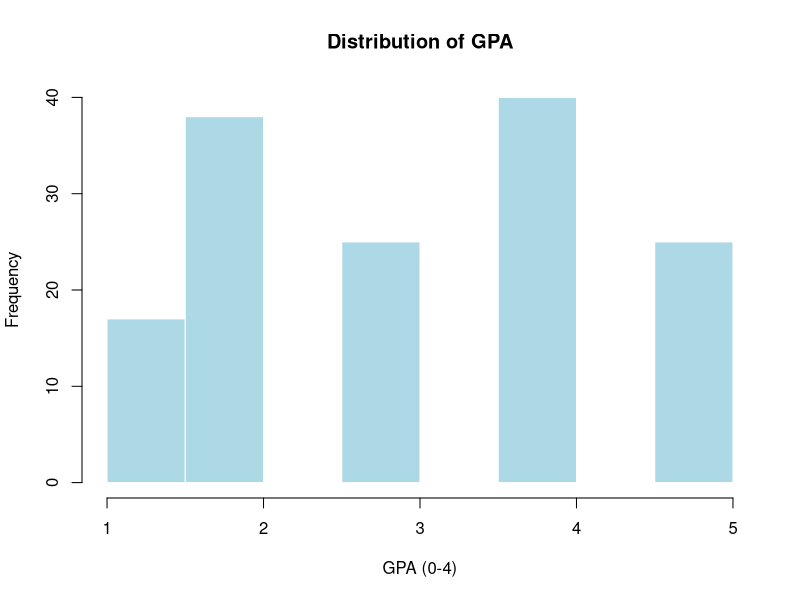
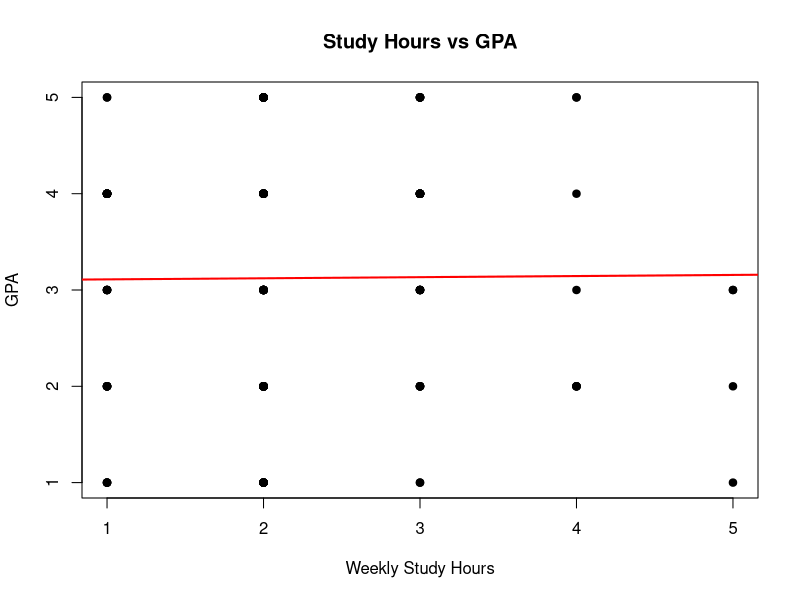
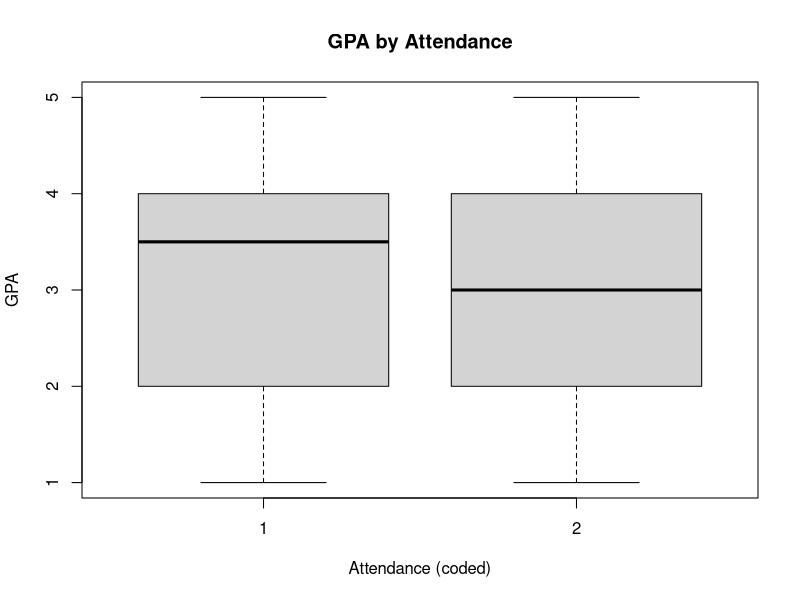
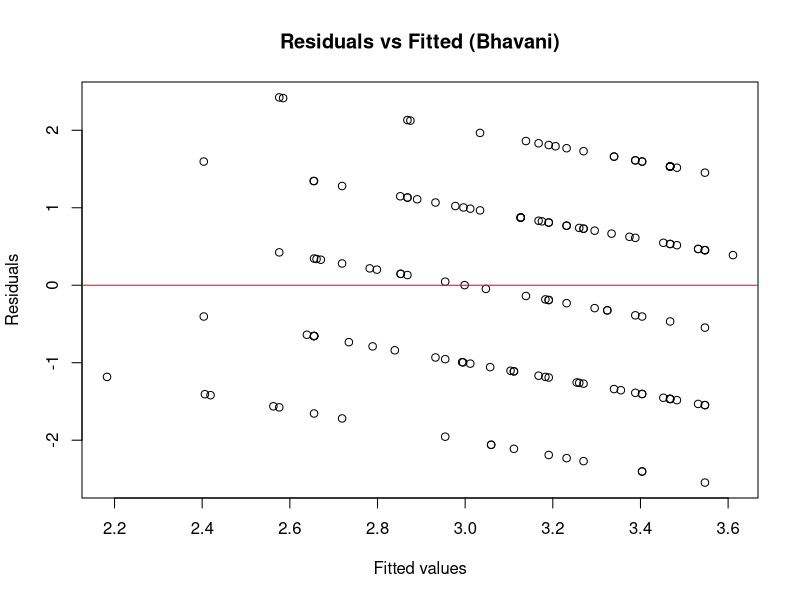

The R source for these figures, in order:
# =========================================
# (Bhavani) - FINAL merged Analysis.R
# Merge of: Pooji (cleaning), Zaheer (descriptives), Hafeez (effect sizes), Taslim (hypothesis testing)
# Follow-up: export git log, select top 3 commits, add Appendix B
# =========================================

# -----------------
# STEP 1: Load cleaned dataset & quick preview
# -----------------
# Purpose: load the final cleaned dataset produced by Pooji and confirm structure.
# Run -> produces: quick console preview

student_data <- read.csv("Final_Clean_Student_Data.csv", stringsAsFactors = FALSE)

# quick structure and head
str(student_data)
head(student_data)
cat("Rows:", nrow(student_data), "Cols:", ncol(student_data), "\n")


# -----------------
# STEP 2: Ensure consistent types & basic cleaning (convert appropriate columns to factors)
# -----------------
# Purpose: mirror Pooji's factor conversions to guarantee later steps run reproducibly.
# Run -> converts listed columns to factor (if present) and renames key columns.
factor_cols <- c(
  "Student.Age",
  "Sex",
  "Graduated.high.school.type",
  "Scholarship.type",
  "Additional.work",
  "Regular.artistic.or.sports.activity",
  "Do.you.have.a.partner",
  "Total.salary.if.available",
  "Transportation.to.the.university",
  "Accommodation.type.in.Cyprus",
  "Mother.s.education",
  "Father.s.education",
  "Parental.status",
  "Mother.s.occupation",
  "Father.s.occupation",
  "Reading.frequency",
  "Reading.frequency.1",
  "Attendance.to.the.seminars.conferences.related.to.the.department",
  "Impact.of.your.projects.activities.on.your.success",
  "Attendance.to.classes",
  "Preparation.to.midterm.exams.1",
  "Preparation.to.midterm.exams.2",
  "Taking.notes.in.classes",
  "Listening.in.classes",
  "Discussion.improves.my.interest.and.success.in.the.course",
  "Flip.classroom",
  "COURSE.ID"
)

for (v in factor_cols) {
  if (v %in% names(student_data)) {
    # only convert if not already a factor and not NA
    if (!is.factor(student_data[[v]])) {
      student_data[[v]] <- as.factor(student_data[[v]])
    }
  }
}

# Rename key columns for readability (same as Pooji)
if ("Weekly.study.hours" %in% names(student_data))
  names(student_data)[names(student_data) == "Weekly.study.hours"] <- "Study_Hours"

if ("Cumulative.grade.point.average.in.the.last.semester...4.00." %in% names(student_data))
  names(student_data)[names(student_data) == "Cumulative.grade.point.average.in.the.last.semester...4.00."] <- "GPA"

if ("Expected.Cumulative.grade.point.average.in.the.graduation...4.00." %in% names(student_data))
  names(student_data)[names(student_data) == "Expected.Cumulative.grade.point.average.in.the.graduation...4.00."] <- "Expected_GPA"

if ("GRADE" %in% names(student_data))
  names(student_data)[names(student_data) == "GRADE"] <- "Final_Grade"

# Save an intermediate cleaned file for the team (optional)
write.csv(student_data, "Final_Clean_Student_Data_v2.csv", row.names = FALSE)



# -----------------
# STEP 3: Descriptive Statistics 
# -----------------
# Purpose: numeric summaries, frequency tables, contingency tables, correlation, simple figures

# (create folders)
if (!dir.exists("report")) dir.create("report")
if (!dir.exists("report/tables")) dir.create("report/tables")
if (!dir.exists("report/figures")) dir.create("report/figures")

# Numeric columns chosen by Zaheer
numeric_cols <- c("Study_Hours", "GPA", "Expected_GPA", "Final_Grade", "Number.of.sisters.brothers")
numeric_cols <- numeric_cols[numeric_cols %in% names(student_data)]

# Summary and sd
if (length(numeric_cols) > 0) {
  numeric_summary <- data.frame(
    variable = numeric_cols,
    mean = sapply(student_data[numeric_cols], function(x) mean(as.numeric(x), na.rm = TRUE)),
    sd   = sapply(student_data[numeric_cols], function(x) sd(as.numeric(x), na.rm = TRUE)),
    median = sapply(student_data[numeric_cols], function(x) median(as.numeric(x), na.rm = TRUE)),
    IQR = sapply(student_data[numeric_cols], function(x) IQR(as.numeric(x), na.rm = TRUE)),
    min = sapply(student_data[numeric_cols], function(x) min(as.numeric(x), na.rm = TRUE)),
    max = sapply(student_data[numeric_cols], function(x) max(as.numeric(x), na.rm = TRUE)),
    n = sapply(student_data[numeric_cols], function(x) sum(!is.na(x))),
    stringsAsFactors = FALSE
  )
  numeric_summary[ , 2:7] <- round(numeric_summary[ , 2:7], 3)
  write.csv(numeric_summary, file = "report/tables/Bhavani_numeric_summary.csv", row.names = FALSE)
}

# Frequency tables for a shortlist of categorical vars (same list used by Zaheer)
cat_vars <- c("Sex", "Student.Age", "Scholarship.type", "Attendance.to.classes",
              "Taking.notes.in.classes", "Preparation.to.midterm.exams.1")
cat_vars <- cat_vars[cat_vars %in% names(student_data)]

for (v in cat_vars) {
  tab <- as.data.frame(table(student_data[[v]], useNA = "ifany"))
  names(tab) <- c(v, "count")
  tab$percent <- round(100 * tab$count / sum(tab$count), 1)
  write.csv(tab, file = paste0("report/tables/Bhavani_freq_", v, ".csv"), row.names = FALSE)
}

# Contingency examples (Attendance x GPA_cat; Sex x Scholarship row%):
if ("GPA" %in% names(student_data)) {
  student_data$GPA_cat <- cut(as.numeric(student_data$GPA),
                              breaks = c(-Inf, 1.5, 2.5, Inf),
                              labels = c("Low", "Medium", "High"))
  ct1 <- table(student_data$Attendance.to.classes, student_data$GPA_cat, useNA = "ifany")
  ct1_df <- as.data.frame.matrix(ct1)
  ct1_df <- cbind(Attendance = rownames(ct1_df), ct1_df); rownames(ct1_df) <- NULL
  write.csv(ct1_df, file = "report/tables/Bhavani_ct_Attendance_GPAcat.csv", row.names = FALSE)
}

if (all(c("Sex","Scholarship.type") %in% names(student_data))) {
  ct2 <- prop.table(table(student_data$Sex, student_data$Scholarship.type), margin = 1) * 100
  ct2_df <- as.data.frame.matrix(round(ct2, 1)); ct2_df <- cbind(Sex = rownames(ct2_df), ct2_df); rownames(ct2_df) <- NULL
  write.csv(ct2_df, file = "report/tables/Bhavani_ct_Sex_Scholarship_rowpct.csv", row.names = FALSE)
}

# Correlation matrix (numeric subset)
num_for_cor <- na.omit(as.data.frame(lapply(student_data[numeric_cols], as.numeric)))
if (nrow(num_for_cor) >= 2) {
  cor_mat <- round(cor(num_for_cor), 3)
  write.csv(as.data.frame(cor_mat), file = "report/tables/Bhavani_correlation_matrix.csv", row.names = TRUE)
}

# Simple figures (same as Zaheer)
if ("GPA" %in% names(student_data)) {
  png(filename = "report/figures/Bhavani_hist_GPA.png", width = 800, height = 600)
  hist(as.numeric(student_data$GPA), main = "Distribution of GPA", xlab = "GPA (0-4)", ylab = "Frequency",
       breaks = 8, col = "lightblue", border = "white")
  dev.off()
}

if (all(c("Study_Hours","GPA") %in% names(student_data))) {
  png(filename = "report/figures/Bhavani_scatter_StudyHours_GPA.png", width = 800, height = 600)
  plot(as.numeric(student_data$Study_Hours), as.numeric(student_data$GPA),
       main = "Study Hours vs GPA", xlab = "Weekly Study Hours", ylab = "GPA", pch = 19)
  if (sum(!is.na(student_data$Study_Hours) & !is.na(student_data$GPA)) >= 2) {
    mod_tmp <- lm(as.numeric(GPA) ~ as.numeric(Study_Hours), data = student_data)
    abline(mod_tmp, col = "red", lwd = 2)
  }
  dev.off()
}

if (all(c("Attendance.to.classes","GPA") %in% names(student_data))) {
  png(filename = "report/figures/Bhavani_box_GPA_by_Attendance.png", width = 800, height = 600)
  boxplot(as.numeric(GPA) ~ Attendance.to.classes, data = student_data,
          main = "GPA by Attendance", xlab = "Attendance (coded)", ylab = "GPA", col = "lightgray")
  dev.off()
  
}



# -----------------
# STEP 4: Modelling, standardized coefs & partial R2 (Hafeez/Taslim style)
# -----------------
# Purpose: fit linear model, standardized coefficients, save model and tables.
# Ensure analysis variables are numeric (same as earlier)
predictors <- c("Study_Hours", "Attendance.to.classes", "Taking.notes.in.classes",
                "Listening.in.classes", "Preparation.to.midterm.exams.1")
all_vars <- c("GPA", predictors)
for (v in intersect(names(student_data), all_vars)) {
  if (is.factor(student_data[[v]])) {
    student_data[[v]] <- as.numeric(as.character(student_data[[v]]))
  }
}

# Fit main linear model (same formula used by Hafeez/Taslim)
lm_model <- lm(GPA ~ Study_Hours + Attendance.to.classes + Taking.notes.in.classes +
                 Listening.in.classes + Preparation.to.midterm.exams.1, data = student_data)

# Save model object
save(lm_model, file = "report/tables/Bhavani_lm_model.RData")

# Standardized coefficients: scale predictors and response
std_lm <- lm(scale(GPA) ~ scale(Study_Hours) + scale(Attendance.to.classes) +
               scale(Taking.notes.in.classes) + scale(Listening.in.classes) +
               scale(Preparation.to.midterm.exams.1), data = student_data)
std_coefs <- as.data.frame(coef(summary(std_lm)))
std_coefs$term <- rownames(std_coefs)
names(std_coefs)[1:4] <- c("estimate","std.error","t.value","p.value")
std_coefs <- std_coefs[ , c("term","estimate","std.error","t.value","p.value")]
write.csv(std_coefs, "report/tables/Bhavani_standardized_coefficients.csv", row.names = FALSE)

# Partial R2 approx (compare full R2 to model without each predictor)
full_r2 <- summary(lm_model)$r.squared
partial_R2 <- sapply(predictors, function(p) {
  others <- setdiff(predictors, p)
  f <- as.formula(paste("GPA ~", paste(others, collapse = " + ")))
  m <- lm(f, data = student_data)
  max(0, full_r2 - summary(m)$r.squared)
})
partial_R2_df <- data.frame(predictor = predictors, partial_R2 = round(partial_R2, 4))
write.csv(partial_R2_df, "report/tables/Bhavani_partial_R2.csv", row.names = FALSE)

# Save one-line summary and model R2
one_line <- paste0("Linear model: GPA ~ Study_Hours + Attendance + TakingNotes + Listening + ExamPrep; R2 = ",
                   round(full_r2, 3))
cat(one_line, file = "report/tables/Bhavani_one_line_summary.txt")


# -----------------
# STEP 5: Hypothesis testing outputs and diagnostics (Taslim-style)
# -----------------
# Purpose: collect p-values, decisions, residual checks, and save for appendix

# p-values and decisions
lm_sum <- summary(lm_model)
overall_p <- if (!is.null(lm_sum$fstatistic)) {
  pf(lm_sum$fstatistic[1], lm_sum$fstatistic[2], lm_sum$fstatistic[3], lower.tail = FALSE)
} else NA

coef_tab <- as.data.frame(coef(summary(lm_model)))
coef_tab$term <- rownames(coef_tab)
names(coef_tab)[1:4] <- c("estimate", "std.error", "t.value", "p.value")
coef_tab <- coef_tab[, c("term", "estimate", "std.error", "t.value", "p.value")]
alpha <- 0.05
overall_decision <- if (!is.na(overall_p) && overall_p < alpha) "Reject H0 (overall model significant)" else "Do not reject H0 (overall model not significant)"
coef_tab$decision <- ifelse(coef_tab$p.value < alpha, "Reject H0 (significant)", "Do not reject H0 (not significant)")
write.csv(coef_tab, "report/tables/Bhavani_predictor_pvalues.csv", row.names = FALSE)
write.csv(data.frame(overall_p = overall_p, overall_decision = overall_decision), "report/tables/Bhavani_overall_test_decision.csv", row.names = FALSE)

# Residuals & fitted saved
resid_df <- data.frame(fitted = fitted(lm_model), residuals = residuals(lm_model))
write.csv(resid_df, "report/tables/Bhavani_residuals_fitted.csv", row.names = FALSE)

# Shapiro-Wilk (normality) and save output text
shapiro_res <- tryCatch(shapiro.test(residuals(lm_model)), error = function(e) e)
capture.output(shapiro_res, file = "report/tables/Bhavani_shapiro_residuals.txt")

# Residuals vs fitted plot
png("report/figures/Bhavani_resid_vs_fitted.png", width = 800, height = 600)
plot(fitted(lm_model), residuals(lm_model), main = "Residuals vs Fitted (Bhavani)", xlab = "Fitted values", ylab = "Residuals")
abline(h = 0, col = "red")
dev.off()

